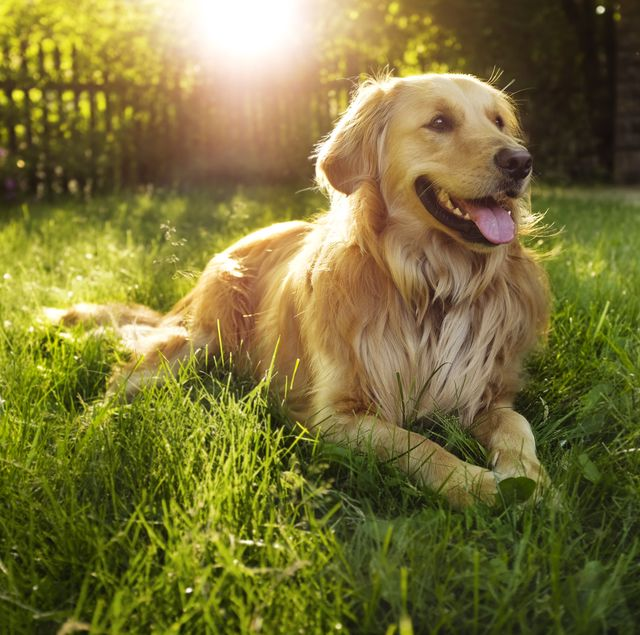
#> input picture dog.jpg, 640 x 635 px, found by its file name
$ jupyter execute 'Image to Sketch with Python.ipynb'
#> lines starting #> are read from the running program, lines starting #| are printed output that depends on the picture
# Task:- Image to pencil Sketch with Python

### Author :- Janvi Gulhane

## Problem Statement:-
* We need to read the image in RBG format and then convert it to a grayscale image. This will turn an image into a classic black and white photo.
* Then the next thing to do is invert the grayscale image also called negative image, this will be our inverted grayscale image. Inversion can be used to enhance details. Then we can finally create the pencil sketch by mixing the grayscale image with the inverted blurry image.
* This can be done by dividing the grayscale image by the inverted blurry image. Since images are just arrays, we can easily do this programmatically using the divide function from the cv2 library in Python.

## Importing required Libraries

[cell 1]
import cv2
import matplotlib.pyplot as plt
plt.style.use('seaborn')

## Loading and ploting the original Image

Using cv2 library from python to convert the RGB image to gray scale image
### Note: RGB stands for red, green, blue. The RGB color model is additive: red, green, and blue light are added together in varying proportions to produce an extensive range of colors.

[cell 2]
img = cv2.imread("E:\Jyputer\dog.jpg")
#> img is the input picture: shape (635, 640, 3); mean B, G, R 56.4, 114.9, 122.6
img = cv2.cvtColor(img,cv2.COLOR_BGR2RGB)
plt.figure(figsize=(10,10))
plt.imshow(img)
plt.axis("off")
plt.title("Original Image", fontsize=20)
plt.show()

 We have imported the original Image and displayed it.

## Coverting Image to GrayScale

[cell 3]
img_gray = cv2.cvtColor(img, cv2.COLOR_BGR2GRAY)
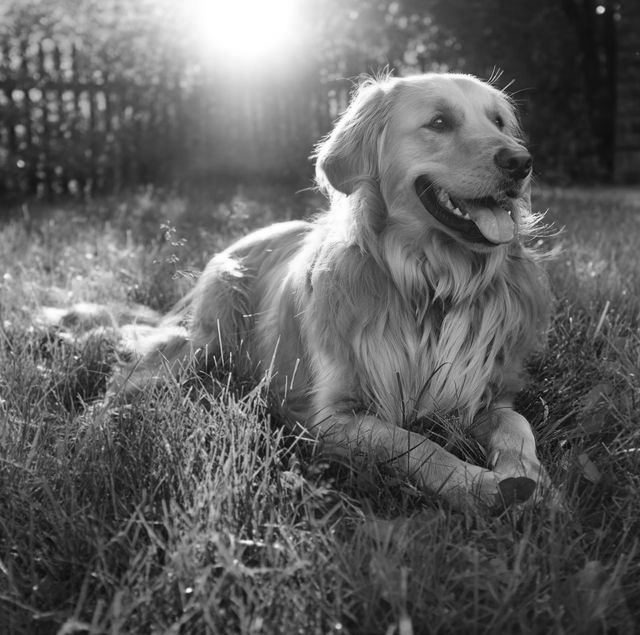
#> img_gray: shape (635, 640); min 1, max 255, mean 98.3
plt.figure(figsize=(10,10))
plt.imshow(img_gray, cmap = "gray")
plt.axis("off")
plt.title("GrayScale Image", fontsize=20)
plt.show()

### We have converted the original Image to GrayScale image and displayed it.

## Inveting the Image

[cell 4]
img_inv = cv2.bitwise_not(img_gray)
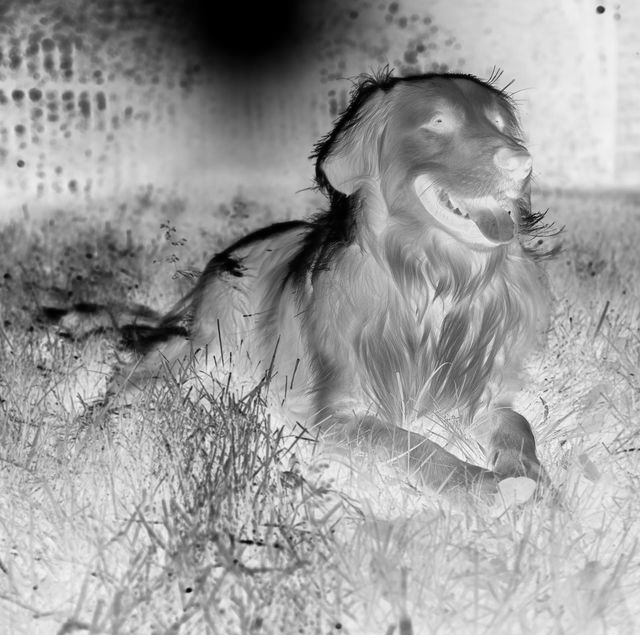
#> img_inv: shape (635, 640); min 0, max 254, mean 156.7
plt.figure(figsize=(10,10))
plt.imshow(img_inv, cmap = "gray")
plt.axis("off")
plt.title("Inverted Image",fontsize=20)
plt.show()

### We have converted the Grayscale Image into inverted Image.

## Smoothing the Image

[cell 5]
img_smoo = cv2.GaussianBlur(img_inv, (21,21), sigmaX= 0, sigmaY= 0)
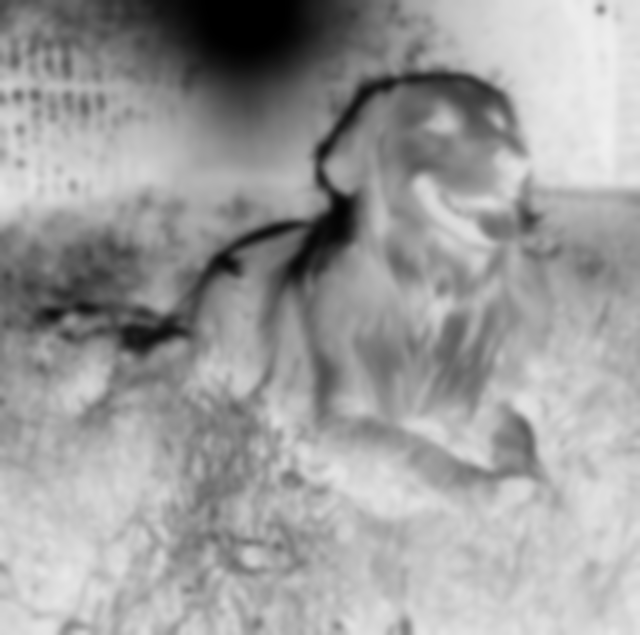
#> img_smoo: shape (635, 640); min 0, max 240, mean 156.7
plt.figure(figsize=(10,10))
plt.imshow(img_smoo, cmap = "gray")
plt.axis("off")
plt.title("Smoothen Image", fontsize = 20)
plt.show()

### We used gaussianBlur to Smoothen the Image from the inverted one.

## Coverting the Image to pencil Sketch

[cell 6]
final = cv2.divide(img_gray, 255 - img_smoo, scale = 255)
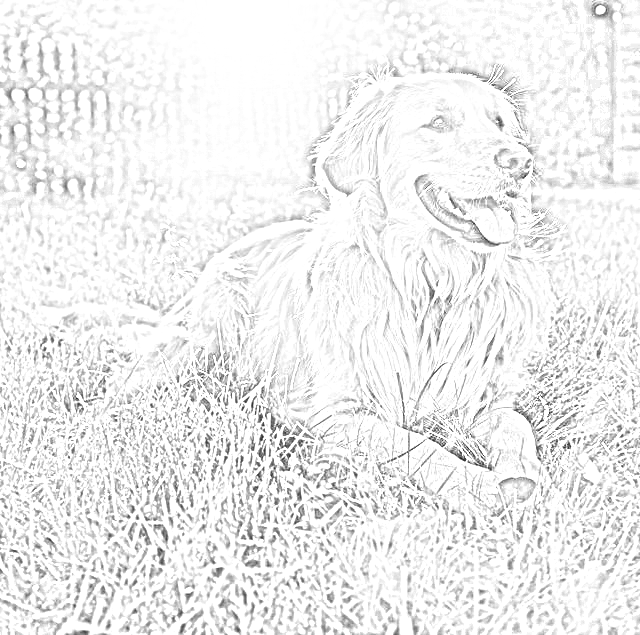
#> final: shape (635, 640); min 6, max 255, mean 238.6
plt.figure(figsize=(10,10))
plt.imshow(final, cmap = "gray")
plt.axis("off")
plt.title("Final Image", fontsize = 20)
plt.show()
